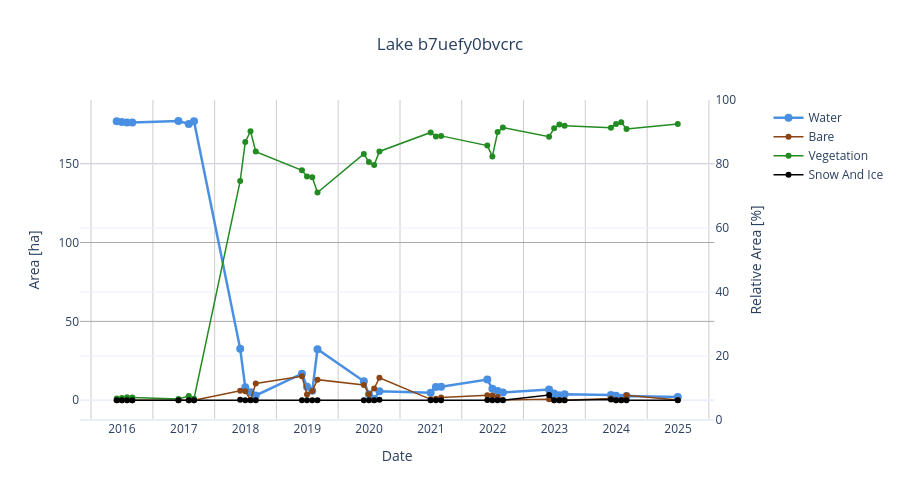

The notebook cell saved with this chart:
### Markdown cell above
Lets visualize if appending the dataset worked

### Code cell
dw_ds_merged.plot_timeseries_interactive(id_geohash="b7uefy0bvcrc")
